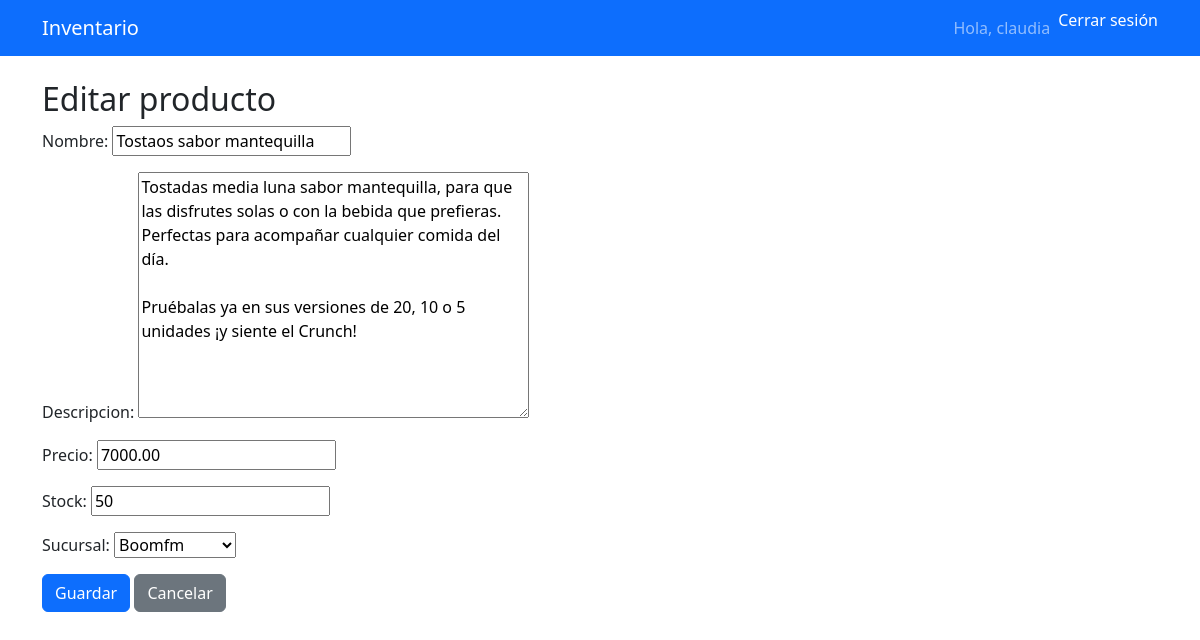
/productos/2/editar/ (signed in), run on the app's committed database.
### inventario/models.py (models this page shows, shortened)
class Producto(models.Model):
    nombre = models.CharField(max_length=100)
    descripcion = models.TextField(blank=True, null=True)
    precio = models.DecimalField(max_digits=10, decimal_places=2)
    stock = models.PositiveIntegerField(default=0)
    sucursal = models.ForeignKey(Sucursal, on_delete=models.CASCADE, related_name='productos')
    fecha_creacion = models.DateTimeField(auto_now_add=True)

class Sucursal(models.Model):
    nombre = models.CharField(max_length=150)
    direccion = models.CharField(max_length=250, blank=True)
    telefono = models.CharField(max_length=50, blank=True)
    created_at = models.DateTimeField(auto_now_add=True)
    def __str__(self):
        return self.nombre

### inventario/views_productos.py (the view)
# urls.py: path('productos/<int:pk>/editar/', views_productos.ProductoUpdateView.as_view(), name='producto_update'),
class ProductoUpdateView(LoginRequiredMixin, UpdateView):
    model = Producto
    form_class = ProductoForm
    template_name = 'inventario/producto_form.html'
    success_url = reverse_lazy('producto_list')
    def get_queryset(self):
        rol, sucursales_qs = role_and_sucursales(self.request.user)
        if rol == 'Administrador':
            return Producto.objects.all()
        return Producto.objects.filter(sucursal__in=sucursales_qs)
    def get_form_kwargs(self):
        kwargs = super().get_form_kwargs()
        kwargs['user'] = self.request.user
        return kwargs

### inventario/forms.py
class ProductoForm(forms.ModelForm):
    class Meta:
        model = Producto
        fields = ['nombre', 'descripcion', 'precio', 'stock', 'sucursal']
    def __init__(self, *args, **kwargs):
        user = kwargs.pop('user', None)  # le pasaremos el user desde la vista
        super().__init__(*args, **kwargs)
        if user and user.is_authenticated:
            rol, sucursales_qs = role_and_sucursales(user)
            if rol != 'Administrador':
                self.fields['sucursal'].queryset = sucursales_qs

### inventario/context_processors.py (called while the page is built, shortened)
def role_context(request):
    role = None
    if request.user.is_authenticated:
        perfil = getattr(request.user, 'perfil', None)
        role = getattr(perfil, 'rol', None)
    return {'role': role}

### inventario/permissions.py (called while the page is built)
def role_and_sucursales(user):
    perfil = getattr(user, 'perfil', None)
    if not perfil:
        return None, Sucursal.objects.none()
    rol = perfil.rol
    if rol == 'Administrador':
        return rol, Sucursal.objects.all()
    return rol, perfil.sucursales.all()

### templates/inventario/producto_form.html (shortened to what this page needs)
{% extends "base.html" %}
{% block content %}
<h2>{{ form.instance.pk|yesno:"Editar producto,Nuevo producto" }}</h2>
<form method="post">
  {{ form.as_p }}
  <button class="btn btn-primary" type="submit">Guardar</button>
  <a class="btn btn-secondary" href="{% url 'producto_list' %}">Cancelar</a>
</form>
{% endblock %}

### templates/base.html (shortened to what this page needs)
<!doctype html>
<html lang="es">
<head>
  <link href="https://cdn.jsdelivr.net/npm/bootstrap@5.3.2/dist/css/bootstrap.min.css" rel="stylesheet">
</head>
<body>
  <nav class="navbar navbar-expand-lg navbar-dark bg-primary">
    <div class="container">
      <a class="navbar-brand" href="{% url 'home' %}">Inventario</a>
      <div class="collapse navbar-collapse" id="navMain">
        <ul class="navbar-nav ms-auto">
          {% if user.is_authenticated %}
            <li class="nav-item">
              <span class="nav-link">Hola, {{ user.username }}</span>
            </li>
            <li class="nav-item">
              <form method="post" action="{% url 'logout' %}" style="display:inline;">
                <button type="submit" class="nav-link btn btn-link" style="padding: 0; margin: 0; color: white; text-decoration: none;">
                  Cerrar sesión
                </button>
              </form>
            </li>
          {% else %}
            <li class="nav-item">
              <a class="nav-link" href="{% url 'login' %}">Ingresar</a>
            </li>
          {% endif %}
        </ul>
      </div>
    </div>
  </nav>
  <main class="container py-4">
    {% block content %}{% endblock %}
  </main>
</body>
</html>

### data on the page
Producto: instance.pk "Editar producto", nombre "Tostaos sabor mantequilla", descripcion "Tostadas media luna sabor mantequilla, para que las disfrutes solas o con la bebida que prefieras. Perfectas para acompañar cualquier comida del día. Pruébalas ya en sus versiones de 20, 10 o 5 unidades ¡y siente el Crunch!", precio "7000.00", stock "50", sucursal "Boomfm"

### other printed values
{{ user.username }} "claudia"
